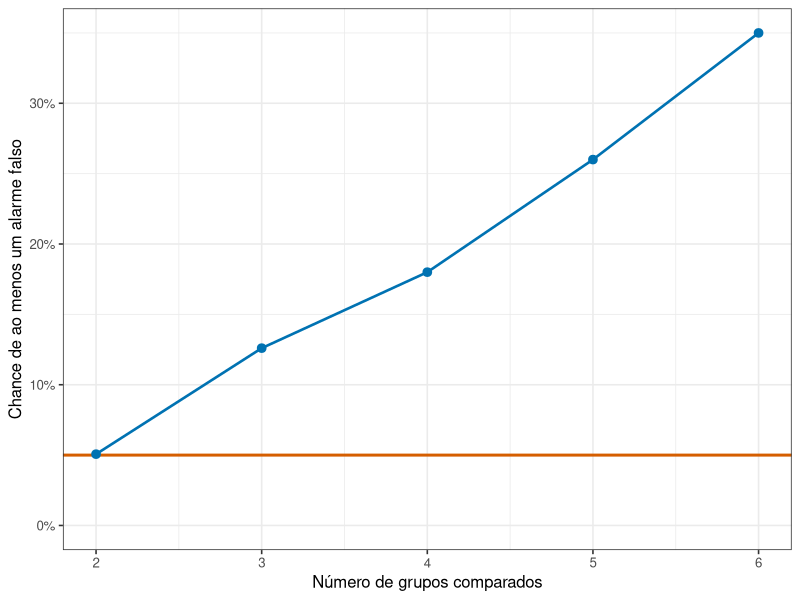
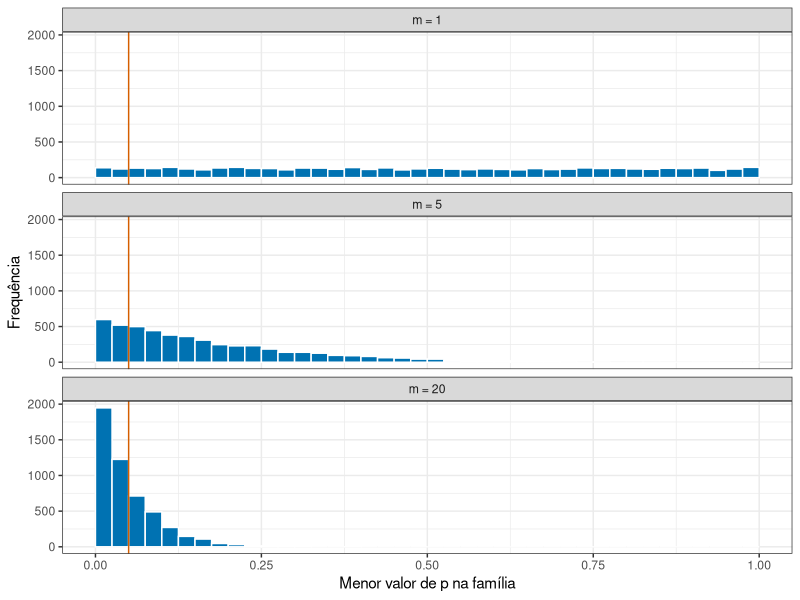
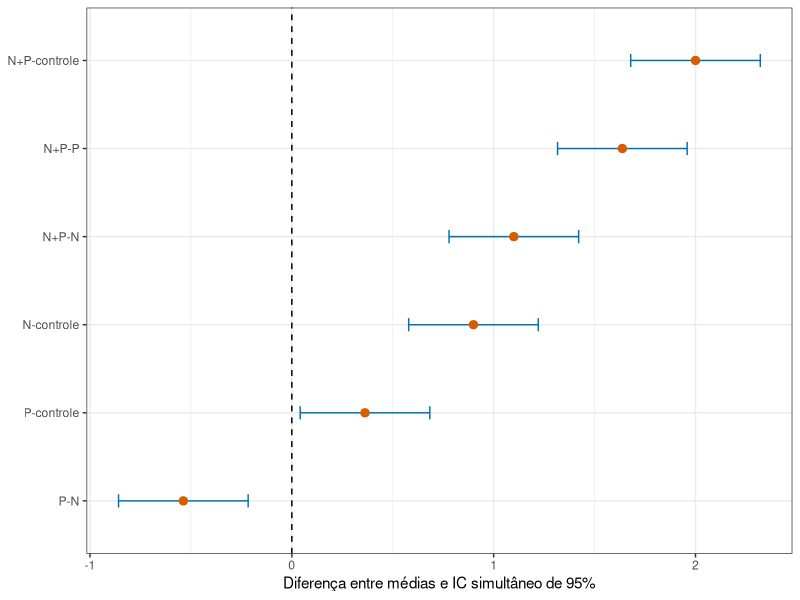

Write the R code that produced these figures, in order.
## ---- chunk 1
#| include: false
library(tidyverse)
theme_set(theme_bw(base_size = 12))
## ---- chunk 2
#| code-fold: true
#| code-summary: "Ver a simulação da inflação do erro familiar"
#| label: fig-pread09-inflacao
#| fig-cap: "Proporção de experimentos em que pelo menos um teste entre pares acusa diferença, quando nenhum grupo difere de fato. A linha marca os 5% que cada teste isolado promete."
#| fig-alt: "Curva crescente. Com 2 grupos a proporção fica próxima da linha de 5%; com 3 grupos passa de 10%; com 6 grupos ultrapassa 30%."
#| fig-height: 3.4

library(tidyverse)

prop_alarme <- function(k, repeticoes = 1500) {
  mean(replicate(repeticoes, {
    grupos <- matrix(rnorm(k * 6, mean = 2, sd = 0.5), nrow = 6)
    pares <- combn(k, 2)
    valores_p <- apply(pares, 2, function(par) {
      t.test(grupos[, par[1]], grupos[, par[2]])$p.value
    })
    min(valores_p) < 0.05
  }))
}

numero_grupos <- 2:6

curva <- tibble(
  grupos = numero_grupos,
  pares = choose(numero_grupos, 2),
  alarme = vapply(numero_grupos, prop_alarme, numeric(1))
)

ggplot(curva, aes(x = grupos, y = alarme)) +
  geom_hline(yintercept = 0.05, colour = "#D55E00", linewidth = 1) +
  geom_line(linewidth = 0.9, colour = "#0072B2") +
  geom_point(size = 2.6, colour = "#0072B2") +
  scale_y_continuous(labels = scales::percent, limits = c(0, NA)) +
  labs(x = "Número de grupos comparados", y = "Chance de ao menos um alarme falso")
## ---- chunk 3
#| echo: false
alarme_3 <- formatC(100 * curva$alarme[curva$grupos == 3], format = "f", digits = 0, decimal.mark = ",")
alarme_6 <- formatC(100 * curva$alarme[curva$grupos == 6], format = "f", digits = 0, decimal.mark = ",")
## ---- chunk 4
#| code-fold: true
#| code-summary: "Ver como o menor p muda com o número de testes"
#| label: fig-pread09-minimo-p
#| fig-cap: "Distribuição do menor valor de p em famílias de 1, 5 e 20 testes nulos independentes."
#| fig-alt: "Três histogramas. Com um teste os valores são uniformes; com cinco e vinte testes o menor valor se concentra progressivamente perto de zero."
#| fig-height: 4.6
library(tidyverse)

minimos <- bind_rows(lapply(c(1, 5, 20), function(m) {
  tibble(
    numero_testes = paste0("m = ", m),
    menor_p = replicate(5000, min(runif(m)))
  )
})) |>
  mutate(numero_testes = factor(numero_testes, levels = c("m = 1", "m = 5", "m = 20")))

ggplot(minimos, aes(x = menor_p)) +
  geom_histogram(binwidth = 0.025, boundary = 0, fill = "#0072B2", colour = "white") +
  geom_vline(xintercept = 0.05, colour = "#D55E00") +
  facet_wrap(~ numero_testes, ncol = 1) +
  labs(x = "Menor valor de p na família", y = "Frequência") +
  theme_bw(base_size = 11)
## ---- chunk 5
#| code-fold: true
#| code-summary: "Ver o ajuste de Bonferroni em R"
library(tidyverse)

valores_p <- c(0.008, 0.031, 0.18)

tibble(
  comparacao = c("A - B", "A - C", "B - C"),
  p_original = valores_p,
  p_bonferroni = p.adjust(valores_p, method = "bonferroni")
)
## ---- chunk 6
#| code-fold: true
#| code-summary: "Ver ANOVA, Tukey e intervalos simultâneos"
#| label: fig-pread09-tukey
#| fig-cap: "Intervalos simultâneos de Tukey para todas as diferenças entre quatro médias. Intervalos que cruzam zero não distinguem o par ao nível familiar de 5%."
#| fig-alt: "Gráfico horizontal de seis diferenças entre pares com pontos e intervalos. Uma linha vertical marca zero; alguns intervalos a cruzam e outros ficam inteiramente de um lado."
#| fig-height: 4.6
library(tidyverse)

dados_nutrientes <- tibble(
  tratamento = factor(rep(c("controle", "N", "P", "N+P"), each = 8),
                      levels = c("controle", "N", "P", "N+P")),
  clorofila = c(
    4.1, 4.4, 4.0, 4.7, 4.2, 4.5, 4.3, 4.6,
    5.0, 5.4, 4.9, 5.5, 5.1, 5.3, 5.2, 5.6,
    4.5, 4.8, 4.4, 4.9, 4.7, 5.0, 4.6, 4.8,
    6.1, 6.5, 6.0, 6.7, 6.3, 6.4, 6.2, 6.6
  )
)

modelo <- aov(clorofila ~ tratamento, data = dados_nutrientes)
tukey <- TukeyHSD(modelo, "tratamento")$tratamento |>
  as.data.frame() |>
  rownames_to_column("comparacao") |>
  as_tibble()

ggplot(tukey, aes(x = diff, y = fct_reorder(comparacao, diff))) +
  geom_vline(xintercept = 0, linetype = 2) +
  geom_errorbarh(aes(xmin = lwr, xmax = upr), height = 0.15, colour = "#0072B2") +
  geom_point(size = 2.5, colour = "#D55E00") +
  labs(x = "Diferença entre médias e IC simultâneo de 95%", y = NULL) +
  theme_bw(base_size = 11)

tukey
